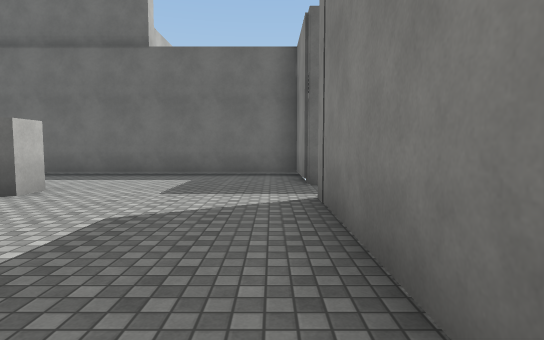
view 1 (above)

17 first-person views from a walk through a scene from a Unity 3-D project. The camera is 1.4 m above the floor, tilts 4° down and sees 80° across. The floor is counted in squares, 2 m on a side. Each view is taken from the middle of a square. On the plan, view 1 faces up. The plan holds only what a view shows up to about 10 squares ahead; the rest is blank. The place goes on beyond the plan. The player character is not drawn. Some animated figures are left out. Surface patterns are stand-ins for the level's own textures.

view 2
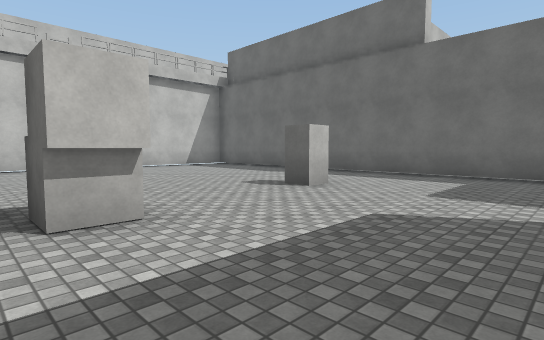

view 3
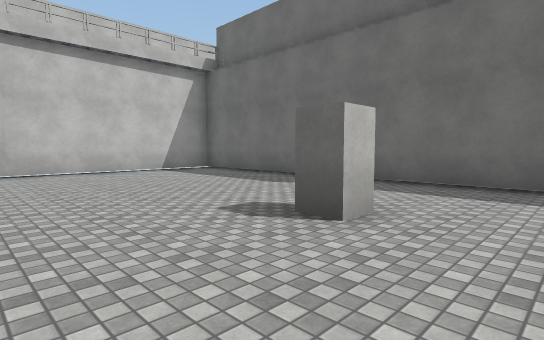

view 4
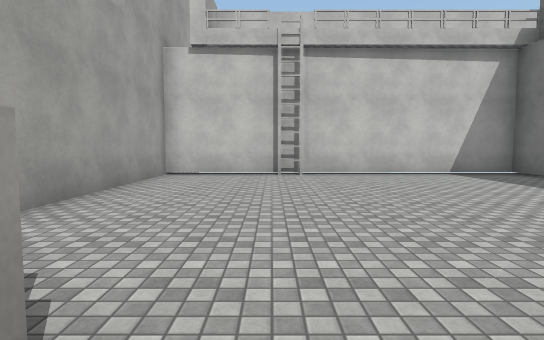

view 5
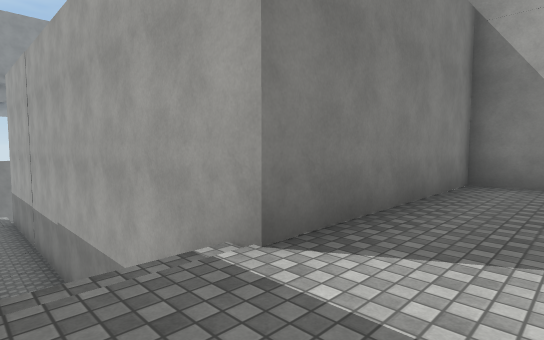

view 6
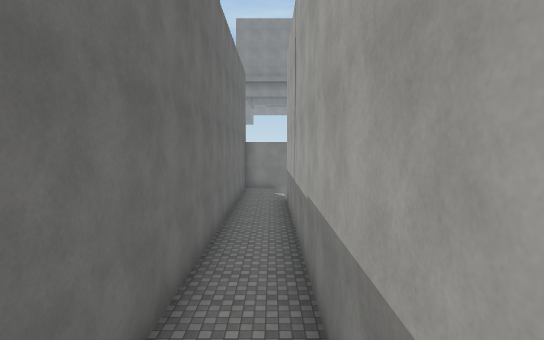

view 7
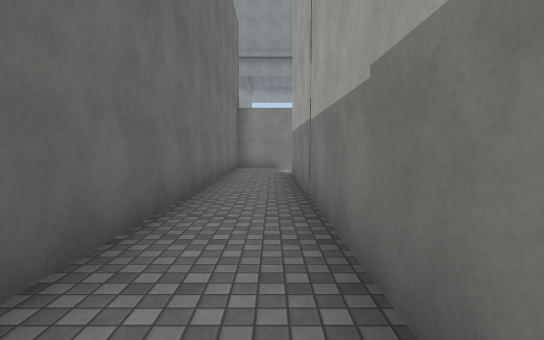

view 8
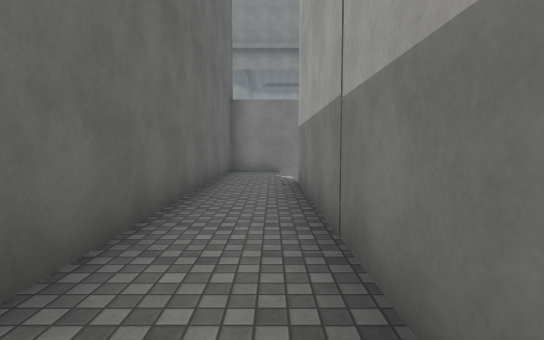

view 9
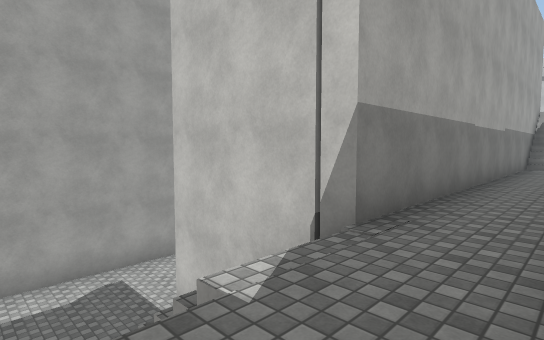

view 10
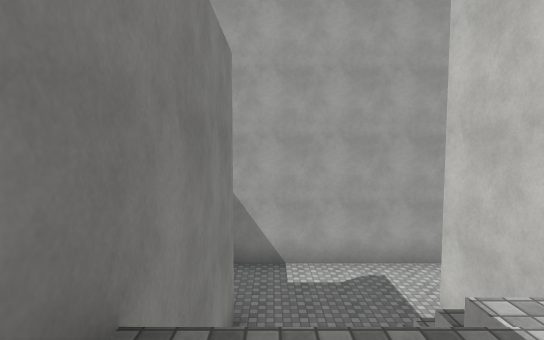

view 11
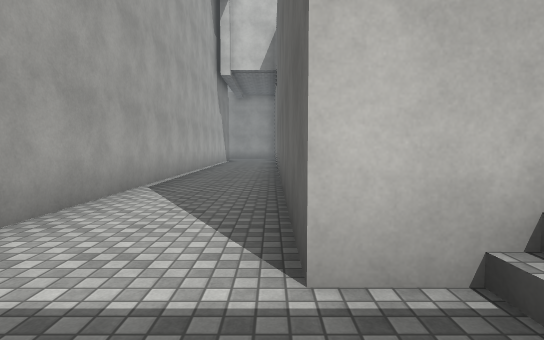

view 12
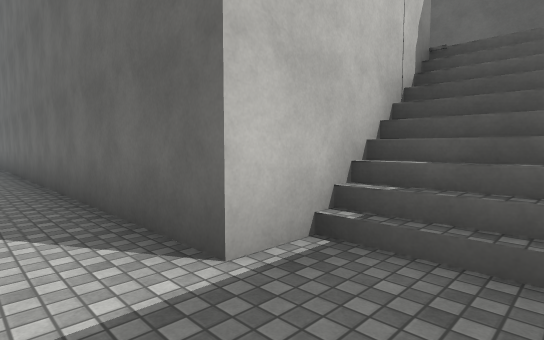

view 13
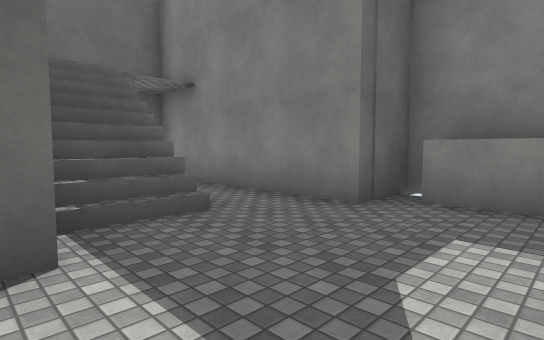

view 14
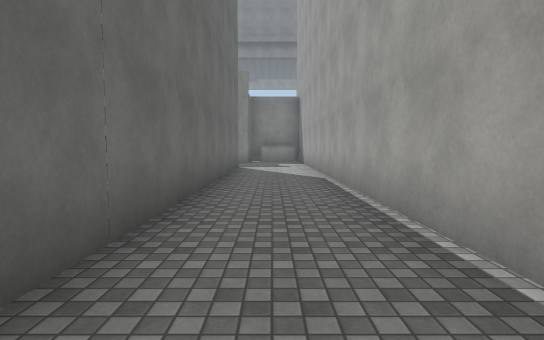

view 15
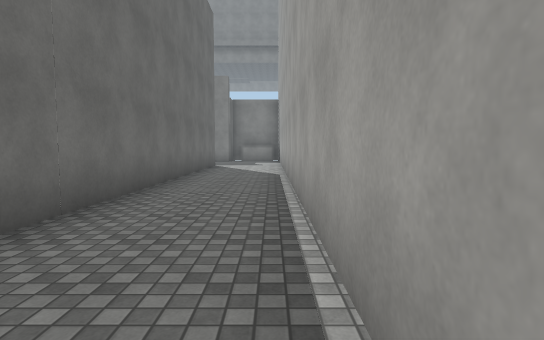

view 16
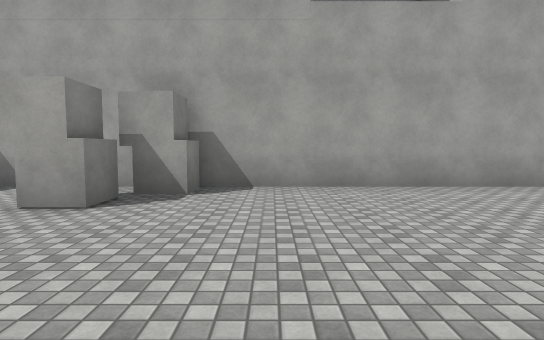

view 17
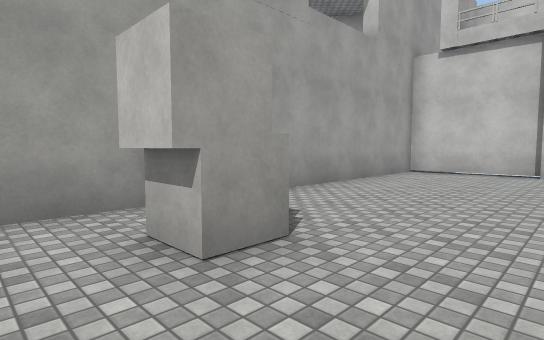

### Floor plan
Key: @ floor where view 1 was taken; # wall or solid block; . main floor; - floor 4 m lower than the main floor; _ floor 8 m lower than the main floor; / step, stairs or slope.
Columns run from 12 left of view 1 to 18 right of it. Each row starts with its distance up from view 1.
  9 ##############
  8 #............#
  7 #............#################
  6 #............/   ------------#
  5 #.......#....///-----------//#
  4 #............#############//_#
  3 #............#           #/#_#
  2 #............#           #//_#
  1 #.......##...#############___##
  0 #.......#...@_________________#
 -1 ########______________________#
 -2               #################

Where each view was taken, in squares from view 1:
view 1: 0 up, 0 right, facing up
view 2: 0 up, 0 right, facing up-left
view 3: 2 up, 2 left, facing up-left
view 4: 2 up, 3 left, facing left
view 5: 6 up, 1 left, facing down-right
view 6: 5 up, 2 right, facing right
view 7: 5 up, 5 right, facing right
view 8: 5 up, 7 right, facing right
view 9: 6 up, 16 right, facing down-left
view 10: 6 up, 16 right, facing down
view 11: 1 up, 15 right, facing left
view 12: 0 up, 15 right, facing up-left
view 13: 1 down, 13 right, facing up-right
view 14: 0 up, 2 right, facing right
view 15: 1 down, 1 right, facing right
view 16: 5 up, 6 left, facing down
view 17: 3 up, 2 left, facing down-left
